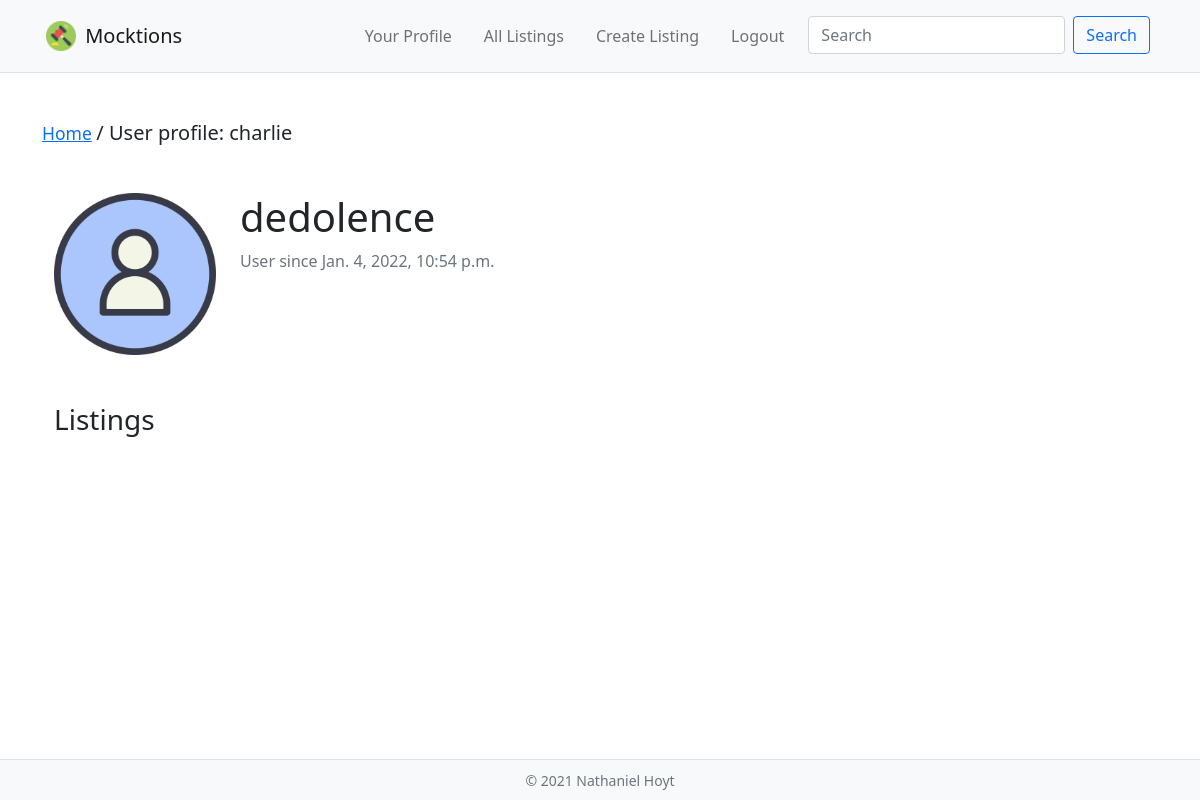
Screenshot of /accounts/dedolence (signed in) with the database file from the repository.
### auctions/models.py (models this page shows)
class User(AbstractUser):
    watchlist = models.ManyToManyField('Listing', blank=True)
    pass

### auctions/views.py (the view)
# urls.py: path("accounts/<str:username>", views.view_user, name="view_user"),
def view_user(request, username):
    user = User.objects.get(username=username)
    listings = Listing.objects.filter(owner_id=user.id)
    return render(request, "auctions/user.html", {
        "user": user,
        "listings": listings
    })

### auctions/templates/auctions/user.html
{% extends "auctions/layout.html"  %}
{% load static %}
{% block body %}
    {% block breadcrumb %}
        {% include 'auctions/includes/breadcrumb.html' with page='User profile: ' listing_title=request.user %}
    {% endblock breadcrumb %}
    <div class="container">
        <div class="row mb-5">
            <div class="col-md-2">
                <img src="{% static 'auctions/images/user_avatar.png' %}" class="img-fluid">
            </div>
            <div class="col-md-10">
                <h1>{{ user.username }}</h1>
                <p class="text-muted">User since {{ user.date_joined }}</p>
            </div>
        </div>
        <div class="row mt-5">
            <h3>Listings</h3>
        </div>
    </div>
{% endblock %}

### auctions/templates/auctions/includes/breadcrumb.html
<h5 class="mt-4 mb-5 lead"><small><a href="{% url 'index' %}">Home</a> </small>/ {{ page }}{{ listing_title }}</h5>

### rows the page displays
User: username "charlie"
User: username "dedolence", date_joined "Jan. 4, 2022, 10:54 p.m."

### other values shown
{{ page }} "User profile:"
